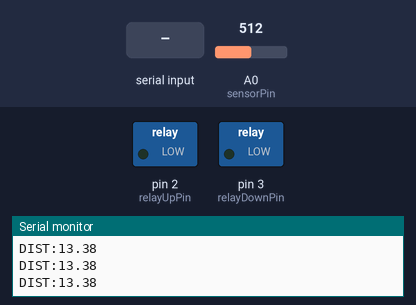
A sketch run on a simulated Arduino Uno, built with avr-gcc and run on an emulated ATmega328P. Shown: switched loads named in the sketch (green lamp = pin HIGH), the last lines printed to the serial monitor. Inputs (shaded band) come from the test bench; at power-on: A0 (sensorPin) = 512.

Above: at 1.2 s.
1.3 s: "UP\n" received over Serial
At 2.1 s:
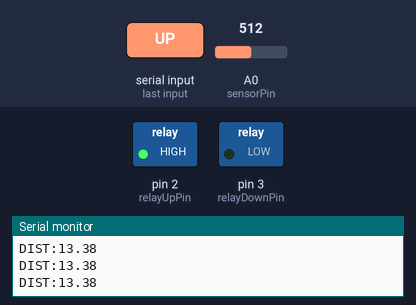
2.8 s: "DOWN\n" received over Serial
At 3.6 s:
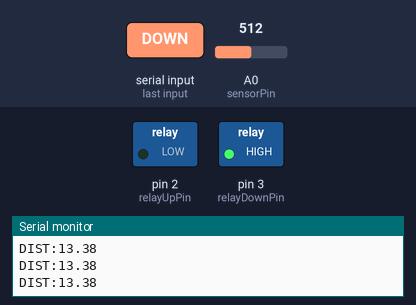
4.3 s: A0 (sensorPin) set to 113
5.8 s: A0 (sensorPin) set to 96
7.7 s: "STOP\n" received over Serial
At 8.3 s:
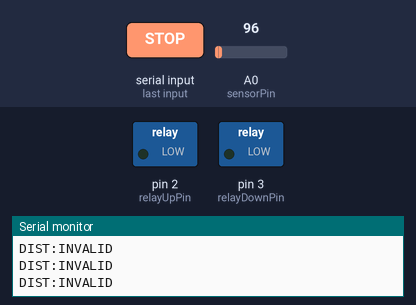
Timing chart, 0 to 10.2 s (numbered marks = the images above; inputs shaded):
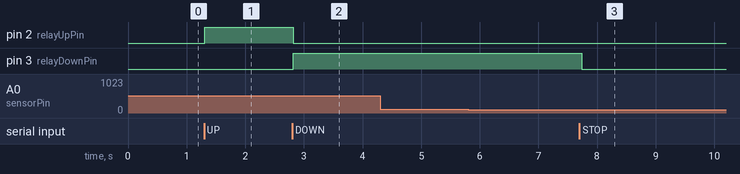

The sketch:

table_sensor.ino
```cpp
// Arduino: lectura del sensor Sharp GP2Y0A21YK0F + control de relés
// A0: salida del sensor
// D2: relé UP (subir mesa)
// D3: relé DOWN (bajar mesa)
// Serial: 9600 baud
// Comandos: UP, DOWN, STOP

const int sensorPin = A0;
const int relayUpPin = 2;
const int relayDownPin = 3;

String inputBuffer = "";

void setup() {
  Serial.begin(9600);
  pinMode(relayUpPin, OUTPUT);
  pinMode(relayDownPin, OUTPUT);
  digitalWrite(relayUpPin, LOW);
  digitalWrite(relayDownPin, LOW);
}

void loop() {
  // Leer sensor
  int raw = analogRead(sensorPin);
  float voltage = raw * (5.0 / 1023.0);
  if (voltage > 0.5) {
    float distance = 27.86 / (voltage - 0.42);
    Serial.print("DIST:");
    Serial.println(distance, 2);
  } else {
    Serial.println("DIST:INVALID");
  }

  // Leer comandos
  while (Serial.available() > 0) {
    char c = Serial.read();
    if (c == '\n') {
      if (inputBuffer == "UP") {
        digitalWrite(relayUpPin, HIGH);
        digitalWrite(relayDownPin, LOW);
        Serial.println("CMD:UP");
      } else if (inputBuffer == "DOWN") {
        digitalWrite(relayUpPin, LOW);
        digitalWrite(relayDownPin, HIGH);
        Serial.println("CMD:DOWN");
      } else if (inputBuffer == "STOP") {
        digitalWrite(relayUpPin, LOW);
        digitalWrite(relayDownPin, LOW);
        Serial.println("CMD:STOP");
      }
      inputBuffer = "";
    } else {
      inputBuffer += c;
    }
  }

  delay(100);
}
```

Measured:
- after the input at 1.3 s, pin 2 (relayUpPin): LOW → HIGH at once
- after the input at 2.8 s, pin 2 (relayUpPin): HIGH → LOW at once; pin 3 (relayDownPin): LOW → HIGH at once
- after the input at 7.7 s, pin 3 (relayDownPin): HIGH → LOW at once
